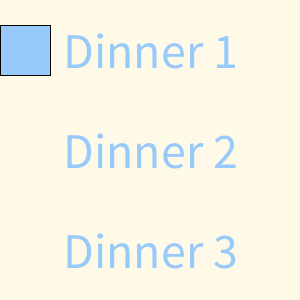
Frame 1 (no input)
Frame 60 (the mouse pressed at the canvas centre just before this capture): identical to frame 1, image omitted
Frame 120 (the mouse held since frame 60 and released just before this capture): identical to frame 1, image omitted

The Processing sketch that drew this single still picture (run headless with seeded random() and noise(); from frame 60 on, the mouse is pressed at the canvas centre):

// Processing sketch: week_4_dinner_mouse
// ── week_4_dinner_mouse.pde
void setup()
{
  size(300,300);
  fill(#97CAFA);
  textSize(50);
  textAlign(CENTER,CENTER);
}

void draw()
{
  background(#FFFAE8); 
  text("Dinner 1",150,50);
  text("Dinner 2",150,150);
  text("Dinner 3",150,250);
  int choice=mouseX%3;
  if(choice==0) rect(0,25,50,50);
  if(choice==1) rect(0,125,50,50);
  if(choice==2) rect(0,225,50,50);
}
